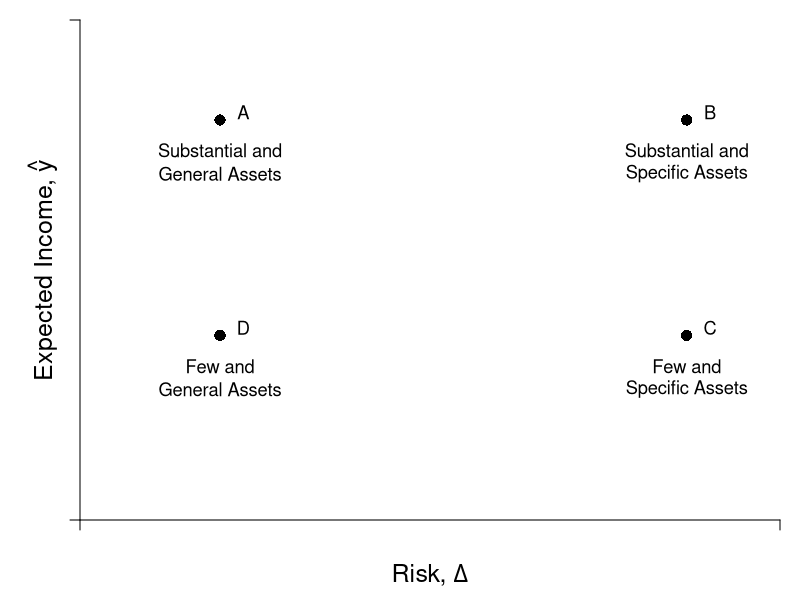

Source code (R):
#Graph Designer: Simon Halliday & Scott Cohn
#Authors: Bowles, Foley and Halliday
#Title: Coordination, Conflict and Competition: A Text in Microeconomics

library(shape)
pdf(file = "risk/indiff_map_scale.pdf", width = 10, height = 8)


#Set parameters for graphics
axislabelsize <- 1.5
labelsize <- 1.1
graphlinewidth <- 3
segmentlinewidth <- 2

COL <- c("#7fc97f", "#beaed4", "#fdc086", "#ffff99", "#386cb0", "#f0027f", "#bf5b17", "#666666")
COLA <- c("#e0f3db", "#99d8c9","#66c2a4","#41ae76", "#238b45", "#005824")
COLB <- c("#c6dbef", "#4eb3d3", "#2b8cbe", "#0868ac","#084081")
COLC <- c("#fcfbfd", "#efedf5", "#dadaeb", "#bcbddc", "#9e9ac8", "#807dba", "#6a51a3", "#54278f", "#3f007d")

#Edited the margins to cater for the larger LHS labels
par(mar =  c(4, 4, 1, 1))

#Indifference curves of a risk-averse homo economicus (2nd graph out of the two for 4.7)

indiffA <- function(x, ua = 2, slope = 1/12) {
  ua + slope*(x)^2
}

#Add limits on axes and levels of utility for each indifference curve
ylims <- c(0, 32.5)
xlims <- c(0, 15)

npts <- 501 
x <- seq(xlims[1], xlims[2], length.out = npts)
y <- seq(ylims[1], ylims[2], length.out = npts) 

plot(0, 0, xlim = xlims, ylim = ylims, type = "n",
     xlab = expression(paste("")),
     ylab = expression(paste("")), 
     xaxt = "n", 
     yaxt = "n", 
     cex.lab = axislabelsize, 
     bty = "n", 
     xaxs="i", 
     yaxs="i"
)

#x and y limits with plain axes without ticks/numbers to match previous graph

#ticksx <- seq(from = 0, to = xlims[2]+1, by = 4)
#xlabels <- seq(from = 0, to = xlims[2], by = 1)
ticksx <- c(xlims[1], xlims[2])
xlabels <- c(NA, NA)
#ticksy <- seq(from = 0, to = ylims[2]+1, by = 4)
#ylabels <- seq(from = 0, to = ylims[2], by = 1)
ticksy <- c(ylims[1], ylims[2])
ylabels <- c(NA, NA)

axis(1,at = ticksx,  pos = 0, labels = xlabels)
axis(2,at = ticksy,  pos = 0, labels = ylabels, las = 1)

npts <- 500 
xx1 <- seq(xlims[1], xlims[2], length.out = npts)
xx2 <- seq(0, xlims[2], length.out = npts)
xx3 <- seq(xlims[1], 0, length.out = npts)
xx4 <- seq(-11, 0, length.out = npts)

#Axis labels and draw linear utility function
mtext(expression(paste("Risk, ", Delta)), side = 1, line = 2.5, cex = axislabelsize)
text(-0.8, 0.5*ylims[2], expression(paste("Expected Income, ",hat(y))), xpd = TRUE, cex = axislabelsize, srt = 90) 

# Asset Labels

text(3, 24, expression(paste("Substantial and")), xpd = TRUE, cex = labelsize)
text(3, 22.5, expression(paste("General Assets")), xpd = TRUE, cex = labelsize)
points(3, 26, pch = 16, col = "black", cex = 1.5,xpd = TRUE)
text(3.5, 26.5, expression(paste("A")), xpd = TRUE, cex = labelsize)


text(3, 10, expression(paste("Few and")), xpd = TRUE, cex = labelsize)
text(3, 8.5, expression(paste("General Assets")), xpd = TRUE, cex = labelsize)
points(3, 12, pch = 16, col = "black", cex = 1.5,xpd = TRUE)
text(3.5, 12.5, expression(paste("D")), xpd = TRUE, cex = labelsize)

text(13, 24, expression(paste("Substantial and")), xpd = TRUE, cex = labelsize)
text(13, 22.5, expression(paste("Specific Assets")), xpd = TRUE, cex = labelsize)
points(13, 26, pch = 16, col = "black", cex = 1.5,xpd = TRUE)
text(13.5, 26.5, expression(paste("B")), xpd = TRUE, cex = labelsize)

text(13, 10, expression(paste("Few and")), xpd = TRUE, cex = labelsize)
text(13, 8.5, expression(paste("Specific Assets")), xpd = TRUE, cex = labelsize)
points(13, 12, pch = 16, col = "black", cex = 1.5,xpd = TRUE)
text(13.5, 12.5, expression(paste("C")), xpd = TRUE, cex = labelsize)

dev.off()
